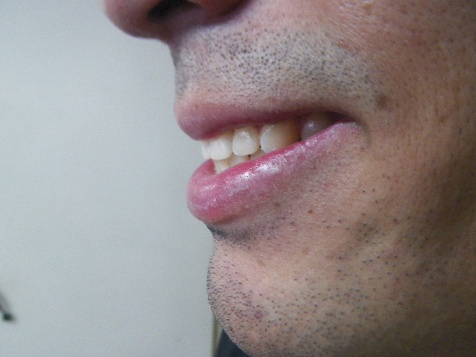
#> input picture DATASETRESIZE/100_0055.JPG, 476 x 357 px, found by its file name
$ python main.py
#> lines starting #> are read from the running program, lines starting #| are printed output that depends on the picture
### Experiment/Tonality/ReadImages.py
#  Copyright (c) 2019. Arnold Julian Herrera Quiñones -  Cristhian Camilo Arce García.
#  All Rights Reserved
#
#  This product is protected by copyright and distributed under
#  licenses restricting copying, distribution, and decompilation.
#  It is forbidden the use partial or global of this algorithm  unless authors written permission.
#

import os, cv2 as cv
from tqdm import tqdm


class loadData:
    # [10 lines left out: function readImages, not called in this run]

    def readOneImage(self, PATH):
#> called with PATH = 'DATASET'
        imageString = os.path.join(PATH, "100_0055.JPG")
        image = cv.imread(imageString)
#> image is the input picture: shape (357, 476, 3); mean B, G, R 136.8, 136.9, 146.5
        image = cv.resize(image, (600, 400))
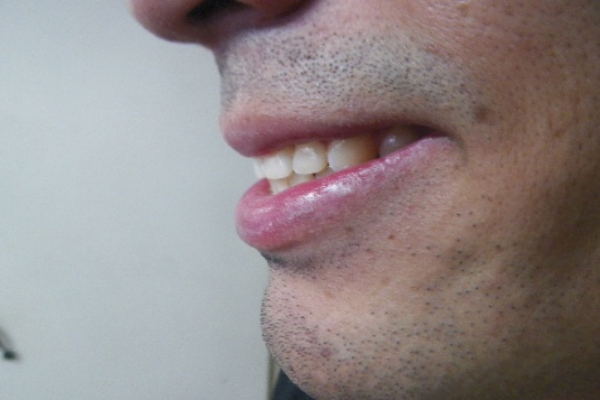
#> image: shape (400, 600, 3); mean B, G, R 136.7, 136.7, 146.4
        return image

### Experiment/Tonality/PreProcessingData.py
#  Copyright (c) 2019. Arnold Julian Herrera Quiñones -  Cristhian Camilo Arce García.
#  All Rights Reserved
#
#  This product is protected by copyright and distributed under
#  licenses restricting copying, distribution, and decompilation.
#  It is forbidden the use partial or global of this algorithm  unless authors written permission.
#

import Experiment.Tonality.ReadImages as ri
import cv2 as cv


class PreProcessingData:
    def BlackGreyScale(self, images):
        image_bn = cv.cvtColor(images, cv.COLOR_BGR2GRAY)
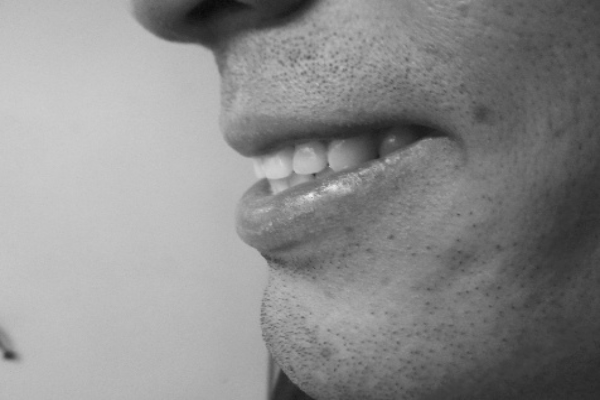
#> image_bn: shape (400, 600); min 10, max 238, mean 139.6

        return image_bn

    def BorderDetection(self, images):
        pass

    def ImageSegmentation(self, images):
        pass

    def ImageBinarization(self, images):
        pass

### Experiment/Tonality/main.py
#  Copyright (c) 2019. Arnold Julian Herrera Quiñones -  Cristhian Camilo Arce García.
#  All Rights Reserved
#
#  This product is protected by copyright and distributed under
#  licenses restricting copying, distribution, and decompilation.
#  It is forbidden the use partial or global of this algorithm  unless authors written permission.
#

import  Experiment.Tonality.ReadImages as rI
import Experiment.Tonality.PreProcessingData as pd
import os, cv2 as cv


class MainClass:
    preprocessing = pd.PreProcessingData()
    read_images = rI.loadData()

    def main_run(self, path_images):
        # imagesArray = read_images.read_images(path_images)
        image = self.read_images.readOneImage(path_images)
        pre = self.preprocessing.BlackGreyScale(image)
        show(pre)


def show(image):
    cv.imshow('Imagen ', image)
    cv.waitKey(0)
    cv.destroyAllWindows()


if __name__ == '__main__':
    PATH_IMAGES = os.path.abspath(
        os.path.join(os.path.join(os.path.join(os.getcwd(), os.pardir), os.pardir), "DATASET"))
    tesis = MainClass()
    tesis.main_run(PATH_IMAGES)

$ run again, with DATASETRESIZE/000_0001.JPG copied over DATASETRESIZE/100_0055.JPG
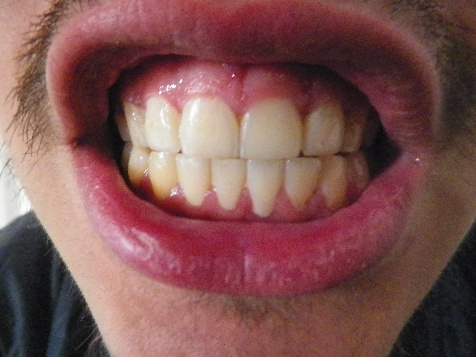
#> input picture DATASETRESIZE/000_0001.JPG, 476 x 357 px, found by its file name
#> in readOneImage, image is the input picture: shape (357, 476, 3); mean B, G, R 82, 83.8, 126.5
#> in readOneImage, `image = cv.resize(image, (600, 400))`:
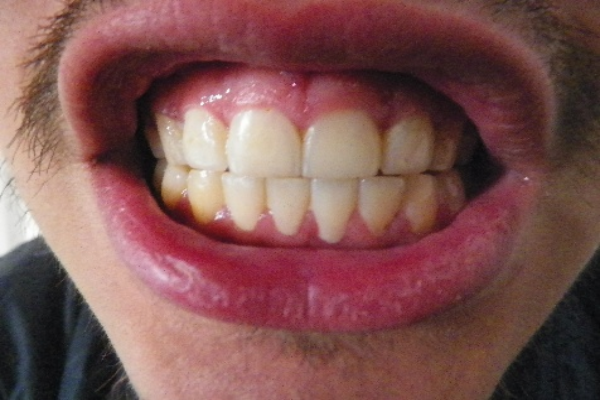
#> image: shape (400, 600, 3); mean B, G, R 81.8, 83.6, 126.3
#> in BlackGreyScale, `image_bn = cv.cvtColor(images, cv.COLOR_BGR2GRAY)`:
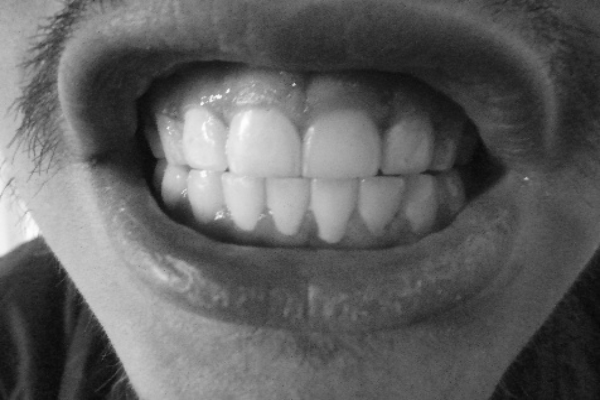
#> image_bn: shape (400, 600); min 8, max 253, mean 96.2

$ run again, with DATASETRESIZE/000_0003.JPG copied over DATASETRESIZE/100_0055.JPG
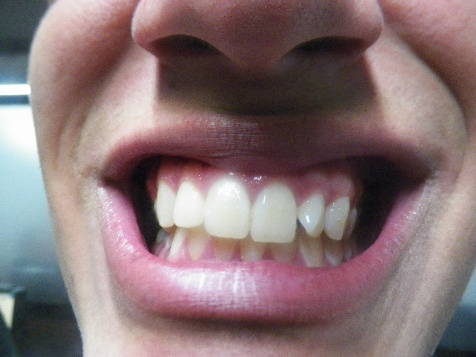
#> input picture DATASETRESIZE/000_0003.JPG, 476 x 357 px, found by its file name
#> in readOneImage, image is the input picture: shape (357, 476, 3); mean B, G, R 116.6, 114.5, 135.1
#> in readOneImage, `image = cv.resize(image, (600, 400))`:
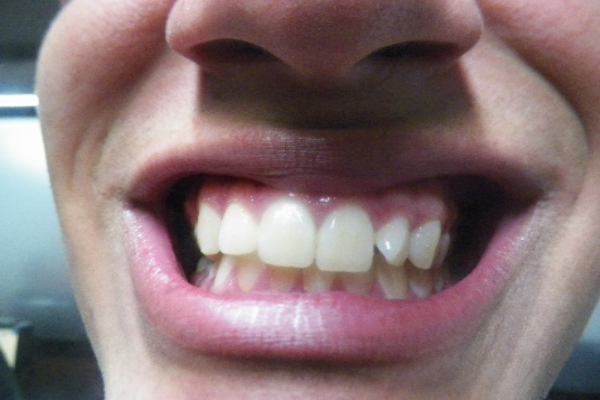
#> image: shape (400, 600, 3); mean B, G, R 116.4, 114.4, 135
#> in BlackGreyScale, `image_bn = cv.cvtColor(images, cv.COLOR_BGR2GRAY)`:
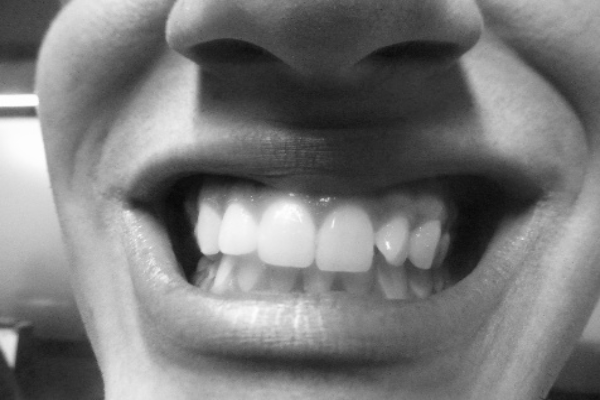
#> image_bn: shape (400, 600); min 8, max 254, mean 120.8

$ run again, with DATASETRESIZE/000_0010.JPG copied over DATASETRESIZE/100_0055.JPG
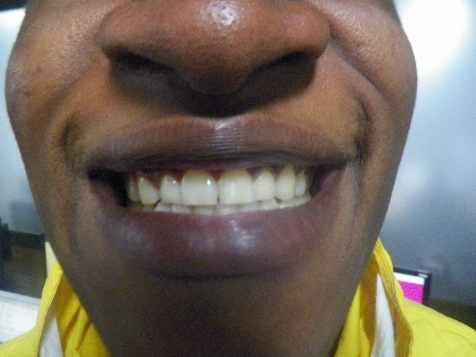
#> input picture DATASETRESIZE/000_0010.JPG, 476 x 357 px, found by its file name
#> in readOneImage, image is the input picture: shape (357, 476, 3); mean B, G, R 93.9, 104.8, 115.6
#> in readOneImage, `image = cv.resize(image, (600, 400))`:
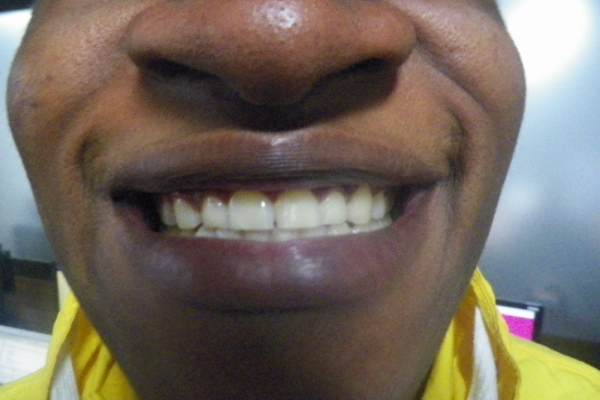
#> image: shape (400, 600, 3); mean B, G, R 93.7, 104.7, 115.4
#> in BlackGreyScale, `image_bn = cv.cvtColor(images, cv.COLOR_BGR2GRAY)`:
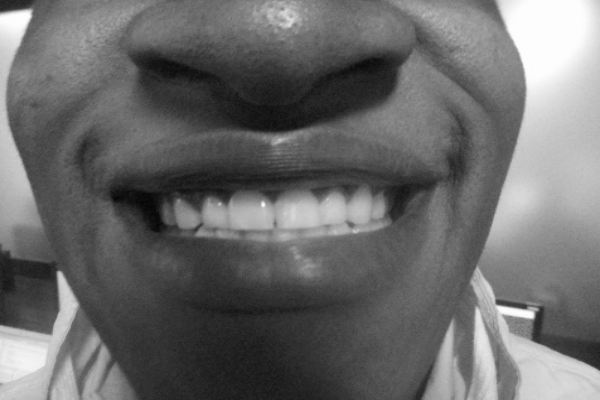
#> image_bn: shape (400, 600); min 4, max 255, mean 106.7
